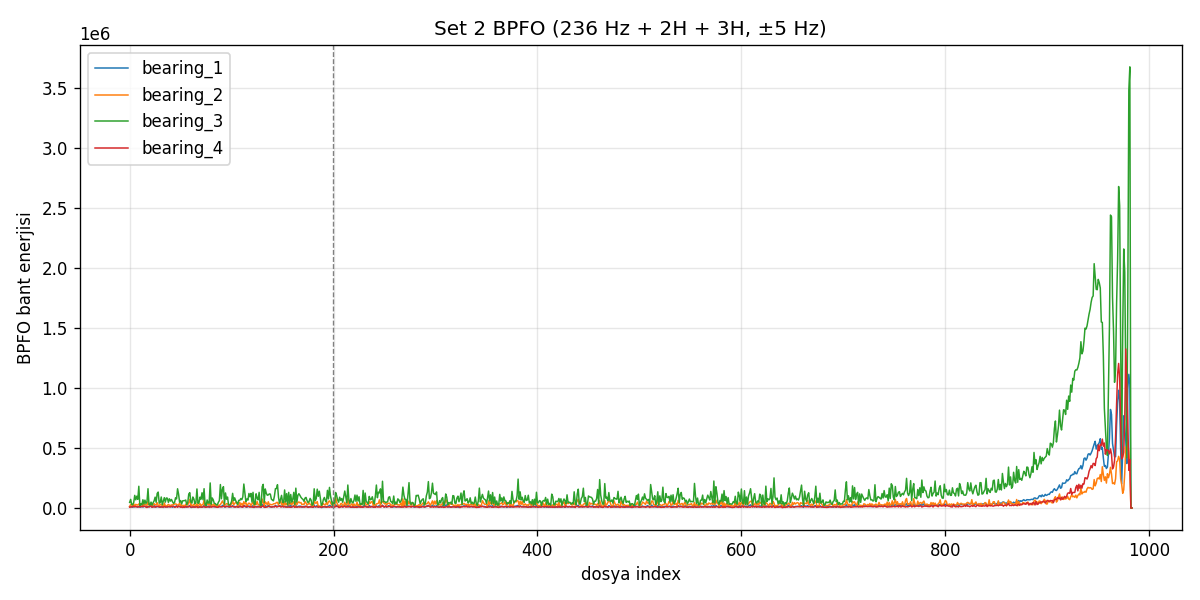

Python code for this plot:
"""IMS Set 2 FFT bant enerjisi taramasi — teshis yok, yalniz bpfo/bpfi/bsf.

Production'a girmez. NASA Set 2: bearing_1 dis bilezik (BPFO). Beklenti: bearing_1
bpfo zamana gore yukselsin; etiketsiz kanallar dusuk kalsin.
"""

from __future__ import annotations

import sys
from pathlib import Path

import matplotlib

matplotlib.use("Agg")
import matplotlib.pyplot as plt
import numpy as np

ROOT = Path(__file__).resolve().parents[2]
sys.path.insert(0, str(ROOT / "services" / "stream-processor" / "src"))

from stream_processor.domain.features import extract_features  # noqa: E402

DATA_DIR = ROOT / "data" / "ims"
OUT_DIR = Path(__file__).resolve().parent
BEARINGS = ("bearing_1", "bearing_2", "bearing_3", "bearing_4")
BASELINE = 200
TAIL = 50


def _files() -> list[Path]:
    return sorted(path for path in DATA_DIR.iterdir() if path.is_file())


def scan() -> dict[str, dict[str, np.ndarray]]:
    files = _files()
    n_files = len(files)
    store = {
        band: {bearing: np.zeros(n_files) for bearing in BEARINGS}
        for band in ("bpfo", "bpfi", "bsf")
    }
    for index, path in enumerate(files):
        samples = np.loadtxt(path, dtype=np.float64)
        if samples.ndim == 1:
            samples = samples.reshape(-1, 1)
        for column, bearing in enumerate(BEARINGS):
            if column >= samples.shape[1]:
                continue
            bands = extract_features(samples[:, column].tolist()).fft_band_energy
            for band in store:
                store[band][bearing][index] = bands[band]
    return store


def _ratio(series: np.ndarray) -> float:
    early = float(np.mean(series[:BASELINE]))
    late = float(np.mean(series[-TAIL:]))
    if early <= 0.0:
        return float("inf") if late > 0.0 else 1.0
    return late / early


def write_report(store: dict[str, dict[str, np.ndarray]]) -> None:
    n_files = len(next(iter(store["bpfo"].values())))
    lines = [
        "# IMS Set 2 FFT bant enerjisi (BPFO/BPFI/BSF)",
        "",
        "Teshis yok. `extract_features` rfft gucu: temel+2.+3. harmonik, ±5 Hz.",
        "Rexnord ZA-2115 merkezleri: BPFO=236, BPFI=297, BSF=278 Hz. Grafik:",
        "`ims_set2_fft_bands.png`.",
        "",
        f"Dosya sayisi: **{n_files}**. Erken pencere ilk {BASELINE}, gec son {TAIL}.",
        "",
        "## BPFO (dis bilezik) erken vs gec ortalama",
        "",
        "| Rulman | erken mean | gec mean | gec/erken |",
        "|---|---:|---:|---:|",
    ]
    for bearing in BEARINGS:
        series = store["bpfo"][bearing]
        early = float(np.mean(series[:BASELINE]))
        late = float(np.mean(series[-TAIL:]))
        lines.append(f"| {bearing} | {early:.4g} | {late:.4g} | {_ratio(series):.2f} |")
    b1_early = float(np.mean(store["bpfo"]["bearing_1"][:BASELINE]))
    b1_late = float(np.mean(store["bpfo"]["bearing_1"][-TAIL:]))
    b1 = _ratio(store["bpfo"]["bearing_1"])
    unlabeled = ", ".join(
        f"{name} {_ratio(store['bpfo'][name]):.2f}"
        for name in BEARINGS
        if name != "bearing_1"
    )
    lines.extend(
        [
            "",
            "## Yorum",
            "",
            f"bearing_1 BPFO gec/erken **{b1:.2f}** (erken {b1_early:.4g} → gec {b1_late:.4g}).",
            "NASA etiketi dis bilezik; b1 bu bantta run sonunda belirgin yukselir",
            "(grafikte ~index 850+). Etiketsiz kanallar da sona dogru enerji alir",
            f"(kaplinli mil; teshis degil): {unlabeled}.",
            "En dusuk artis bearing_2. Oran, erken ortalamasi kucuk olan kanalda",
            "(bearing_4) sisirilir; mutlak gec seviyede b3 en yuksek.",
            "",
            "Bu tarama alarm uretmez; yalniz ozellik dogrulamasi (ADR-0010).",
            "",
        ]
    )
    (OUT_DIR / "ims_set2_fft_bands.md").write_text("\n".join(lines), encoding="utf-8")

    index = np.arange(n_files)
    figure, axes = plt.subplots(figsize=(10, 5))
    for bearing in BEARINGS:
        axes.plot(index, store["bpfo"][bearing], label=bearing, linewidth=0.9)
    axes.axvline(BASELINE - 0.5, color="gray", linestyle="--", linewidth=0.8)
    axes.set_xlabel("dosya index")
    axes.set_ylabel("BPFO bant enerjisi")
    axes.set_title("Set 2 BPFO (236 Hz + 2H + 3H, ±5 Hz)")
    axes.legend()
    axes.grid(True, alpha=0.3)
    figure.tight_layout()
    figure.savefig(OUT_DIR / "ims_set2_fft_bands.png", dpi=120)
    plt.close(figure)


def main() -> None:
    if not DATA_DIR.is_dir():
        raise SystemExit(f"IMS klasoru yok: {DATA_DIR}")
    store = scan()
    write_report(store)
    print("bpfo late/early", {name: round(_ratio(store["bpfo"][name]), 2) for name in BEARINGS})


if __name__ == "__main__":
    main()
